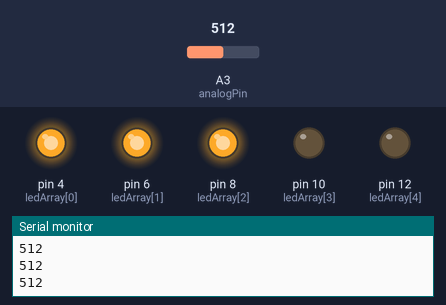
The sketch below on a simulated Arduino Uno, built with avr-gcc and run on an emulated ATmega328P. Shown: output pins drawn as LEDs (lit = HIGH), the last lines printed to the serial monitor. Inputs (shaded band) come from the test bench; at power-on: A3 (analogPin) = 512.

Above: at 1.2 s.
1.3 s: A3 (analogPin) set to 606
2.8 s: A3 (analogPin) set to 621
At 3.1 s:
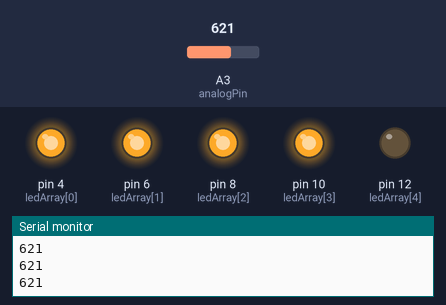
4.3 s: A3 (analogPin) set to 603
At 5.0 s:
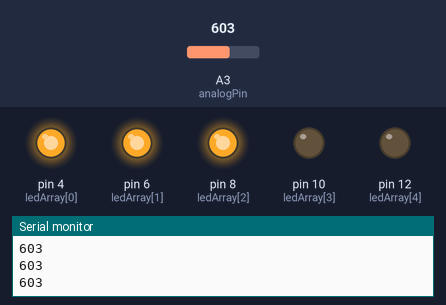
5.8 s: A3 (analogPin) set to 428
7.3 s: A3 (analogPin) set to 395
At 8.5 s:
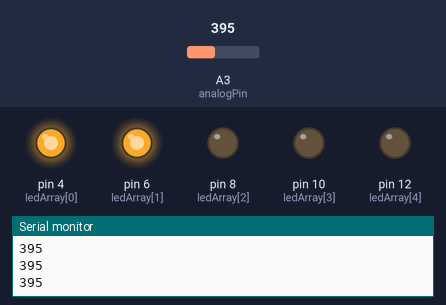
8.8 s: A3 (analogPin) set to 220
10.3 s: A3 (analogPin) set to 196
At 10.7 s:
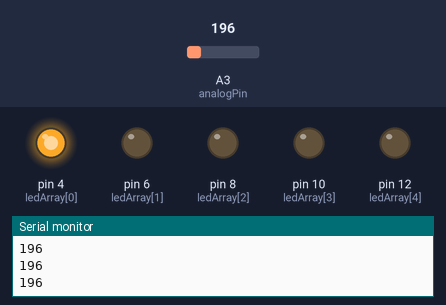
Timing chart, 0 to 12.8 s (numbered marks = the images above; inputs shaded):
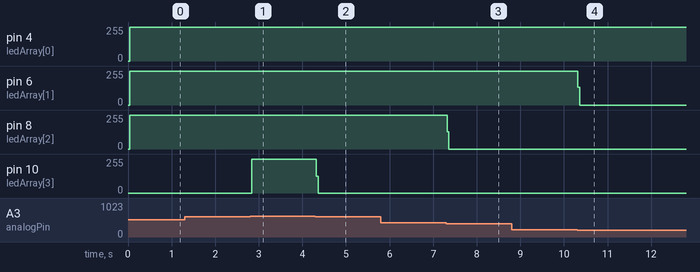

Measured:
- the behaviour switches between 613 and 614 on A3 (analogPin) (found by bisection; images 0 and 1)
- the behaviour switches between 410 and 409 on A3 (analogPin) (found by bisection; images 2 and 3)
- the behaviour switches between 205 and 204 on A3 (analogPin) (found by bisection; images 3 and 4)
- after the input at 2.8 s, pin 10 (ledArray[3]): 0/255 → 254/255 at once
- after the input at 4.3 s, pin 10 (ledArray[3]): 254/255 → 0/255 at once
- after the input at 7.3 s, pin 8 (ledArray[2]): 252/255 → 0/255 at once
- after the input at 10.3 s, pin 6 (ledArray[1]): 252/255 → 0/255 at once

The sketch:

Part_2_Source_Code_Licud.ino
```cpp
int ledArray[5] = {4, 6, 8, 10, 12};
int analogPin = 3;	                	//Set the analog pin number as an integer
int analogPinValue;	                	//Variable to hold the analog pin value

void setup(){
  for(int i = 0; i < 5; i++){
    pinMode(ledArray[i], OUTPUT);		//Set all the digital pins used as output
  }
  pinMode(analogPin, INPUT);	                //Set the analog pin as input
  Serial.begin(9600);	        	        //Statement to be able to use the serial monitor (baud)
}

/*Method that lights up the LED. The parameter light count is used to determine how many LEDs will be lit up.*/

void LEDLightSequence(int lightCount){
    for(int i = 0; i < lightCount; i++){
      digitalWrite(ledArray[i], HIGH);
    }
  }

/*Method that will switch off every LEDs*/

void LEDOff(){
  for(int i = 0; i < 5; i++){
    digitalWrite(ledArray[i], LOW);
  }
}

/* Determine the value of analog pin in digital format (0 – 1023) and determine, by using current value, how many LED’s to light up.
The LEDlightSequence() is then called and given the number of LED’s to light up as the parameter. LEDOff() is called to make
sure all the LED’s are switched off when value of analogPinValue is decreasing. Then switch it on with the correct (lower) amount of LED’s*/

void loop(){
  analogPinValue = analogRead(analogPin);

  if(analogPinValue > 0 && analogPinValue <= 204){
    LEDOff();
    LEDLightSequence(1);
  }
  else if(analogPinValue > 204 && analogPinValue <= 409){
    LEDOff();
    LEDLightSequence(2);
  }
  else if(analogPinValue > 409 && analogPinValue <= 613){
    LEDOff();
    LEDLightSequence(3);
  }
  else if(analogPinValue > 613 && analogPinValue <= 818){
    LEDOff();
    LEDLightSequence(4);
  }
  else if(analogPinValue > 818 && analogPinValue <= 1023){
    LEDLightSequence(5);
  }
  else{
    LEDOff();
  }
  Serial.println(analogPinValue);         //Print analogPinValue to monitor (for monitoring digital values)
}
```
